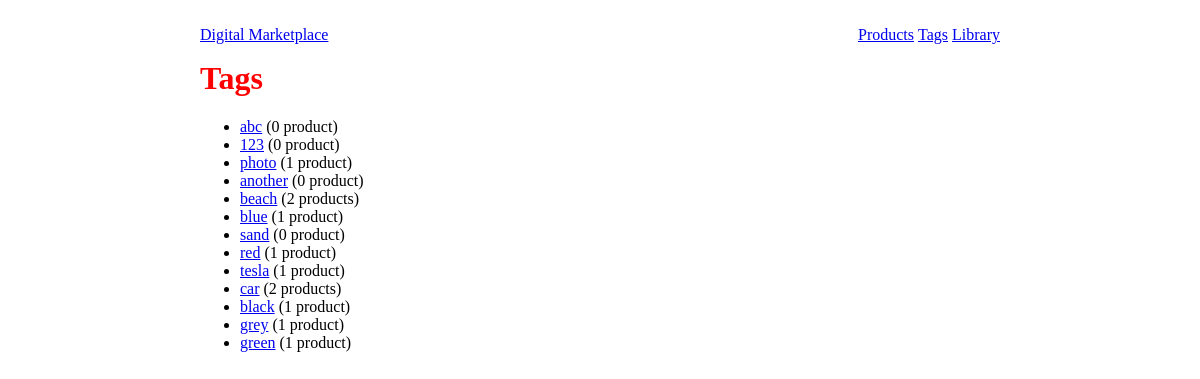
The app's page /tags/ with its own data.
### tags/models.py (models this page shows, shortened)
class Tag(models.Model):
	title = models.CharField(max_length=120, unique=True)
	slug = models.SlugField(unique=True)
	products = models.ManyToManyField(Product, blank=True)
	active = models.BooleanField(default=True)
	objects = TagManager()
	def get_absolute_url(self):
		view_name = "tags:detail"
		return reverse(view_name, kwargs={"slug": self.slug})

### tags/views.py (the view)
class TagListView(ListView):
	model = Tag
	def get_queryset(self):
		return Tag.objects.all()

### tags/models.py (called while the page is built)
	def active(self):
		return self.filter(active=True)

	def get_queryset(self):
		return TagQuerySet(self.model, using=self._db)

	def all(self, *args, **kwargs):
		return super(TagManager, self).all(*args, **kwargs).active()

### templates/tags/tag_list.html (shortened to what this page needs)
{% extends "base.html" %}
{% block content %}
<h1>Tags</h1>
<ul>
{% for instance in object_list %}
    <li><a href='{{ instance.get_absolute_url }}'>{{ instance.title }}</a> ({{ instance.products.count }} product{% if instance.products.count > 1 %}s{% endif %})</li>
{% empty %}
    <li>No Tags yet.</li>
{% endfor %}
</ul>
{% endblock %}

### templates/base.html (shortened to what this page needs)
{% load staticfiles %}
<!DOCTYPE html>
<html>
<head>
	 <link rel="stylesheet" href="//code.jquery.com/ui/1.11.4/themes/smoothness/jquery-ui.css">
	<link rel='stylesheet' href='{% static "css/base.css" %}' />
</head>
<body>
<nav class='main-nav'>
	<ul class="pull-left first-nav">
		<li><a href='{% url "dashboard" %}'>Digital Marketplace</a></li>
	</ul>
	<ul class='pull-right'>
		<li><a href='{% url "products:list" %}'>Products</a></li>
		<li><a href='{% url "tags:list" %}'>Tags</a></li>
		<li><a href='#'>Library</a></li>
	</ul>
</nav>
<div class='main-content'>
{% block content %}{% endblock content %}
</div>
</body>
</html>

### static/css/base.css (style rules this page uses)
h1 { color: red; }

### records on screen
Tag: title "abc", products.count "0"
Tag: title "123", products.count "0"
Tag: title "photo", products.count "1"
Tag: title "another", products.count "0"
Tag: title "beach", products.count "2"
Tag: title "blue", products.count "1"
Tag: title "sand", products.count "0"
Tag: title "red", products.count "1"
Tag: title "tesla", products.count "1"
Tag: title "car", products.count "2"
Tag: title "black", products.count "1"
Tag: title "grey", products.count "1"
Tag: title "green", products.count "1"
